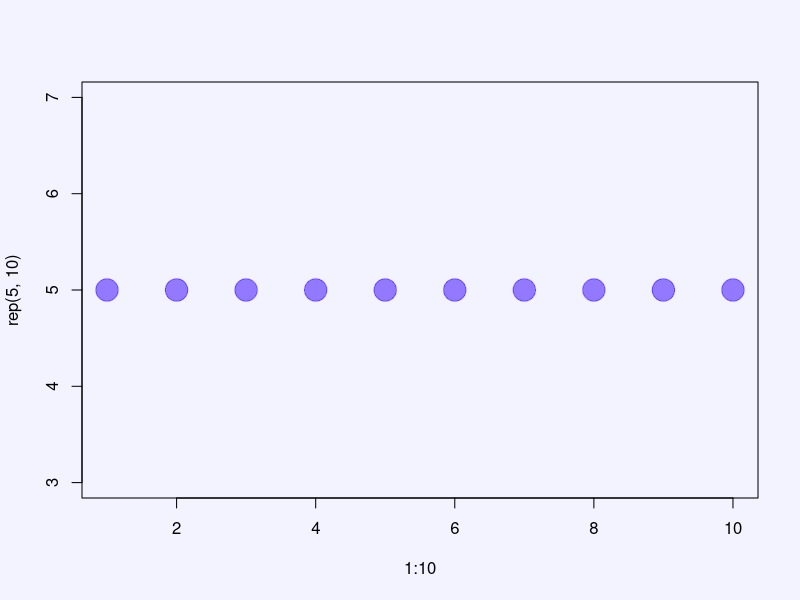
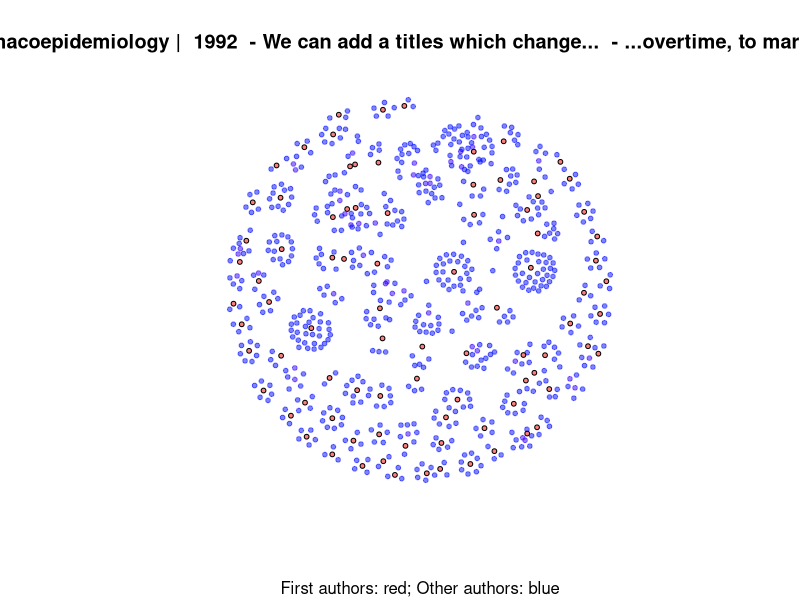
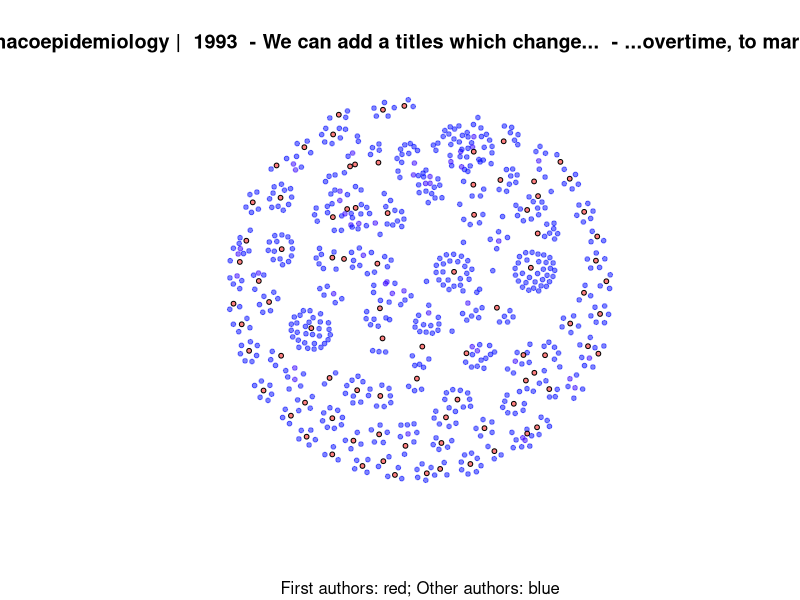
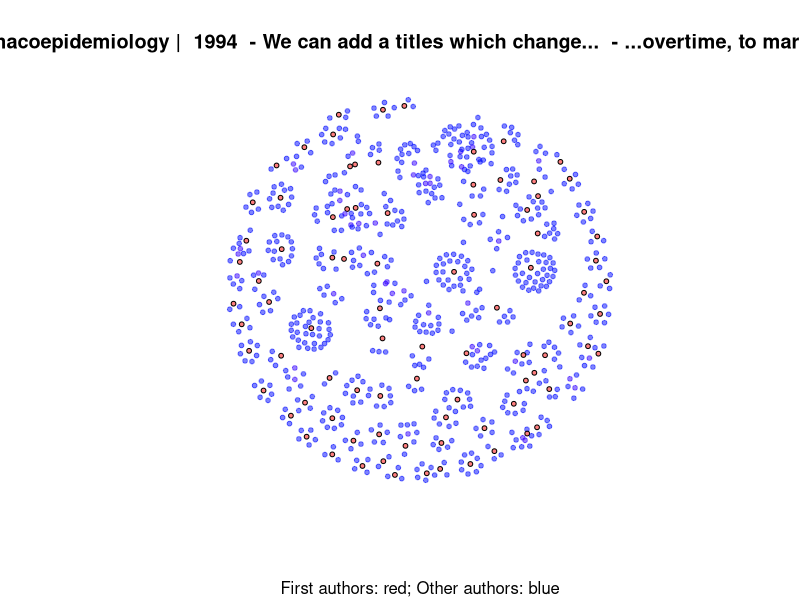
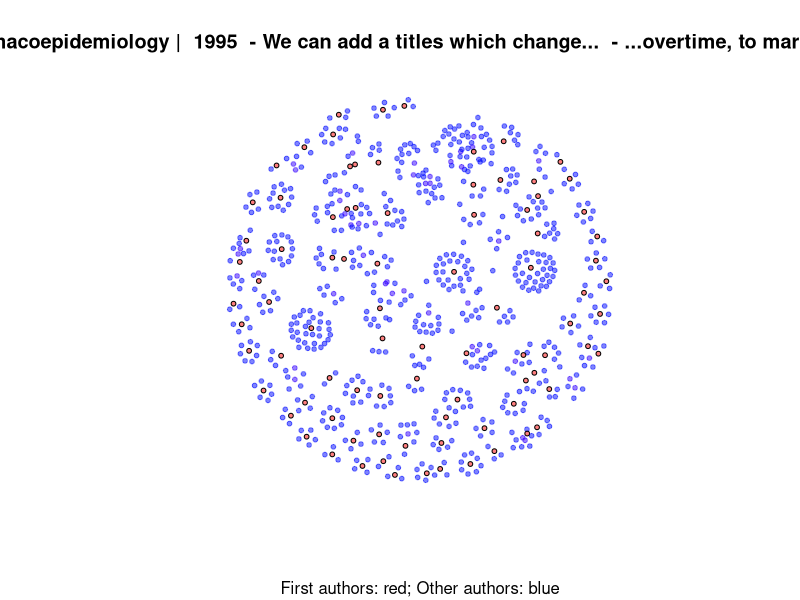
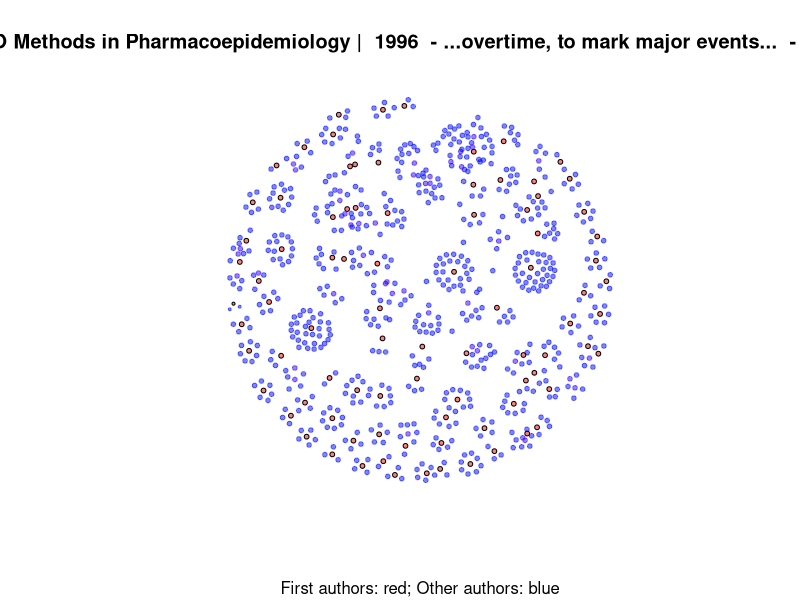
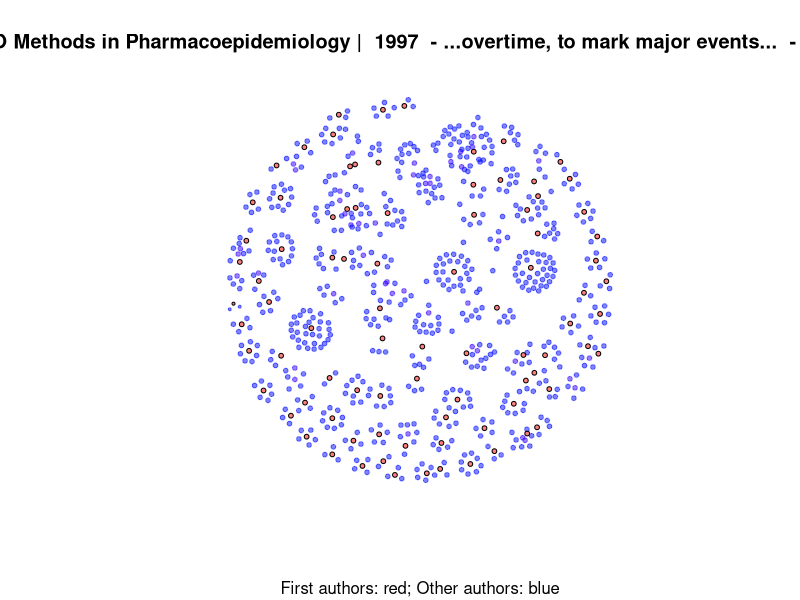
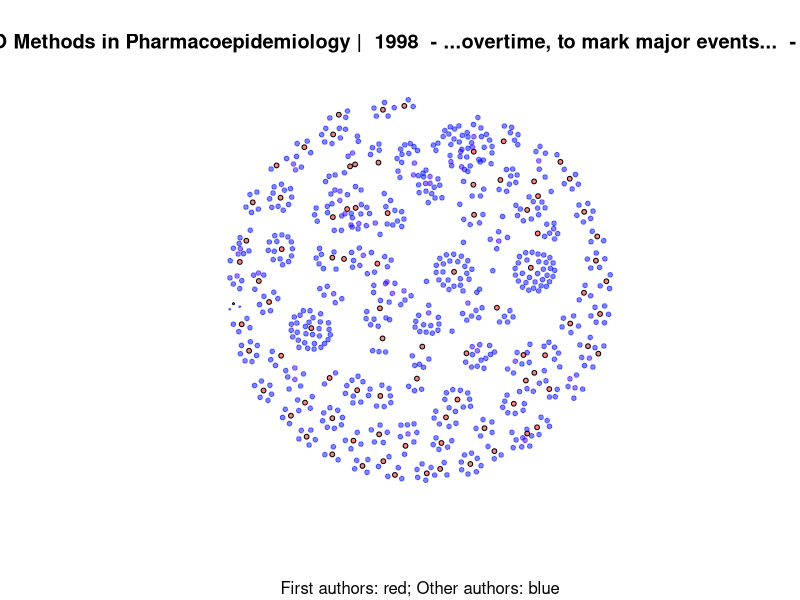

Generate these figures, in order, with R:
# Generating network in igraph

######################################### SET-UP ##################################################################

library(sqldf)
library(igraph)
library(reshape2)
library(plyr)

######################################### melt_cast.R #############################################################

# Reads csv as data frame. Contains publications with authors, year, and method
RawPubs <- read.csv("AllPubRaw.csv", header=T, sep=",")

# Edgelist from first author to other authors with year and method data
# See 'eGO//melt_cast.R' for more documentation, or read up on the melt() function.
PubMeltRaw <- melt(RawPubs, id.vars = c("Author1", "Year", "Method"))

# Many papers do not have 36 authors. Remove rows with no author data
# Fill blank spaces with NA, then use na.omit
PubMeltRaw[PubMeltRaw == ""] <- NA
PubMelt <- na.omit(PubMeltRaw)

######################################### concatenate.R ###########################################################

# Divide data into two tables: first authors (a1) and 'other' authors (aO)----------------------------------------

nodes_a1_raw <- sqldf("SELECT Author1 AS author, 'a1' AS type, Method AS method, Year AS year FROM PubMelt")
nodes_aO_raw <- sqldf("SELECT value AS author, 'aO' AS type, Method AS method, Year AS year FROM PubMelt")

# Authors who published in both methods are now either CCO,SSCO or SSCO,CCO
nodes_a1_cm <- sqldf("SELECT author, type, GROUP_CONCAT(DISTINCT method) AS method, year AS Year
                     FROM nodes_a1_raw
                     GROUP BY author")

nodes_aO_cm <- sqldf("SELECT author, type, GROUP_CONCAT(DISTINCT method) AS method, year AS Year
                     FROM nodes_aO_raw
                     GROUP BY author")

# Create nodes list
nodesall <- sqldf("SELECT author, type, method, year FROM nodes_a1_cm 
                  UNION SELECT author, type, method, year FROM nodes_aO_cm")

# concatenate authors who've published as both a1 & aO 
nodes <- sqldf("SELECT author, GROUP_CONCAT(type,'') AS type, method, min(year) AS year
                FROM nodesall
               GROUP BY author")

# Remove nodes beyond their initial entry (ie. first publication)
nodes <- sqldf("SELECT author, type, method, min(year) AS year FROM nodes GROUP BY author")


# In the final table of nodes, all authors are listed with the year of their first publication in
# the field, along with method(s) and type(s) of author position


######################################## Name_to_ID.R #########################################################

# Replace old data frame with new data frame that adds a column of numbered IDs
nodes <- data.frame(i = 1:length(nodes$author), author = nodes$author, 
                    type = nodes$type, method = nodes$method, year = nodes$year)

# Reseparate nodes (with numbered ID data) into two dataframes for a1 IDs and aO IDs
a1_id <- subset(nodes, type != 'aO', select = c(i, author, type, year))
aO_id <- subset(nodes, type != 'a1', select = c(i, author, type, year))

# Rename columns (this will come in handy when we join the tables)
a1_id <- rename(a1_id, c("i"="a1_id"))
aO_id <- rename(aO_id, c("i"="aO_id"))

# Let's join the tables!
edges <- sqldf("SELECT PubMelt.Author1, a1_id.a1_id, PubMelt.value, PubMelt.year  
                 FROM PubMelt INNER JOIN a1_id
                 ON PubMelt.Author1 = a1_id.author")

edges <- sqldf("SELECT edges.Author1, edges.a1_id, edges.value, edges.year, aO_id.aO_id  
                 FROM edges INNER JOIN aO_id
                 ON edges.value = aO_id.author")

# final edges dataframe with only IDs and year
edges <- data.frame(a1 = edges$a1_id, aO = edges$aO_id, year = edges$Year)

# add edges ID to table
edges$id <- 1:length('a1')

############################################ NEW SCRIPT ##############################################################

# generate an igraph object, using our edge list and vertice data
g <- graph.data.frame(edges, directed = T, vertices = nodes)

# Apply the Fruchterman-Reingold layout
layout_g <- layout.fruchterman.reingold(g)

######################################################################################################################
#                                   START RUNNING FUNCTION FROM HERE TO SAVE TIME                                    #
######################################################################################################################

create_graph_png <- function(max_date,i) {
  
  # Structure of function: subgraph.edges(graph, eids, delete.vertices = TRUE)
  # Translation: make a subgraph of 'g'. Edgelist to use is entries in 'edges' which happened
  # before the input date. (<= less than/equal to; which() returns T/F based on a logical condition)
  # A subgraph gives part of a graph, but will only contain the specified vertices & edges.
  gx <- subgraph.edges(g,
                       edges[which(edges$year <= max_date),'i'], 
                       delete.vertices=F)

  # Specify both the vertex fill and vertex frame colour. "Black" is a preset colour in igraph
  # V(gx) selects all nodes in the subgraph
  # lol why is this even necessary (this is taken from the carpool code)
  V(gx)$color <- "black"
  V(gx)$frame.color <- "black"
  
  # HSV is one of the ways to specify colour in programming. Often used for ease of controlling colour intensity
  # Alpha value denotes transparency (This is consistent across many programming contexts)
  # designates all a1 colours
  col_a1 <- hsv(0,1,1,alpha=.5)
  
  # Select entries in 'nodes' which returns TRUE if their type is a1
  # i.e. select 1st authors, and set their fill/frame colours to the colour defined in above col_a1
  V(gx)[which(nodes$type == "a1")]$color <- col_a1
  #V(gx)[which(nodes$type == "a1")]$frame.color <- col_a1

  # specifies size
  V(gx)[which(nodes$type == "a1")]$size <- 1
 
  # Repeat for aO
  col_aO <- hsv(0.66,1,1,alpha=.5)
  V(gx)[which(nodes$type == "aO")]$color <- col_aO
  V(gx)[which(nodes$type == "aO")]$frame.color <- col_aO
  #V(gx)[which(nodes$type == "aO")]$size <- 1

  # Repeat for those published as both author positions. | means OR
  col_hybrid <- hsv(.7,1,1,alpha=.5)
  V(gx)[which(nodes$type == "a1aO" | nodes$type == "aOa1")]$color <- col_hybrid
  V(gx)[which(nodes$type == "a1aO" | nodes$type == "aOa1")]$frame.color <- col_hybrid
  #V(gx)[which(nodes$type == "a1aO" | nodes$type == "aOa1")]$size <- 1

  # the size of a node grows with the number of attached edges
  # [BUG BUG BUG] doesnt work lol
  V(gx)$size <- degree(gx)^(2)
  
  # new nodes emphasized by bright color and a changing size
  newones <- hsv(.36,1,1,alpha=.5)
  
  # if node is 3 years or less, colour glows green.
  # logic statement: year of network (max_date) - year of the node is less/equal to 3 
  #V(gx)[which((max_date - nodes$year) <= 3)]$color <- newones
  #V(gx)[which((max_date - nodes$year) <= 3)]$frame.color <- newones
  
  # Similar logic. Make size 2.5 when node appears, after a while make it a bit smaller
  V(gx)[which( ((max_date - nodes$year)>3) & ((max_date - nodes$year)<=5) )]$size <- 1.6
  V(gx)[which((max_date - nodes$year) <= 3)]$size <- 2.5
  
  # [BUG BUG BUG BUG] get's rid of the not yet to be displayed nodes
  # [AL] this line is a little odd. technically, these nodes shouldn't have been drawn in anyway
  # alpha = 0 means completely transparent
  notyet <- hsv(1,1,1,alpha=0)
  
  # [BUG BUG BUG BUG] get's rid of the not yet to be displayed nodes
  # ok but technically NOTHING should have a degree less than 1...if it does, clearly gx wasnt
  # drawn correctly???? wtf
  # but if these lines are commented out, everything works fine. w t f
  # V(gx)[which(degree(gx) < 1)]$frame.color=notyet 
  # V(gx)[which(degree(gx) < 1)]$color=notyet 
  # V(gx)[which(degree(gx) < 1)]$size=0
  
  bgcolor <- hsv(0.66,0.05,1)
  
  # the textual annotations
  plot_title <- paste("Co-authorship Network of CCO and SSCO Methods in Pharmacoepidemiology | ",max_date)
  if(max_date <= 1995) {
    plot_title <- paste(plot_title," - We can add a titles which change...")
  }
  
  if(max_date <= 2000) {
    plot_title <- paste(plot_title," - ...overtime, to mark major events...")
  }
  
  if(max_date <= 2005) {
    plot_title <- paste(plot_title," - ...or characterize certain time periods.")
  }
  
  if(max_date <= 2010) {
    plot_title <- paste(plot_title," - cats")
  }
  
    # advertisement
  sub_title <- "First authors: red; Other authors: blue"
  
  par(bg=bgcolor)
  # let's create a PNG and plot the graph onto it
  # 'sprintf()' runs the commands inside of it, but returns it in a string format
  # (%03d, i): if i=1, you will see 001. if i=2, you will see 002. etc.
  
  ############### NTS: REMEMBER TO CHANGE THIS LOCATION EACH TIME U PRINT ##################
  png(sprintf("C:\\Users\\Amy\\Documents\\R_Git\\R_outputs\\testD\\testD%03d.png", i),
  width=5000, height=5000, bg=bgcolor, res=372)
  ###########################################################################################
  
    plot(gx, margin=0, frame=F, main=plot_title, sub=sub_title, 
       vertex.label=NA, edge.color=rgb(.2,.2,.2), edge.arrow.mode=0, 
       layout=layout_g, edge.width=.8)
  text(10,10, label=max_date)
  dev.off() # shuts off current graphic printing device
}


# Let's print! Could take a while... =============================================================================

# let's get it started!
# First pub was in 1992, therefore start_date is 1991 because of the start_date+i argument
# 2013 - 1991 = 22
# Translation: loop the function we just wrote 22 times (start a 1995), to generate a new subgraph each year 
one_year_prev <- 1991
for (i in c(1:22)) {
  message(sprintf("printing year %d", one_year_prev + i))
  create_graph_png(one_year_prev + i, i)
}


# problems: 


######################## DEBUGGING TRIAL SCRAP #############################

# test colours here:
plot(x=1:10, y=rep(5,10), pch=19, cex=3, col=hsv(.7,1,1,alpha=.5))

# notyet bug
V(g)[which(degree(g) > 10)] # degrees work fine
V(g)[which(degree(g) < 1)] # none
